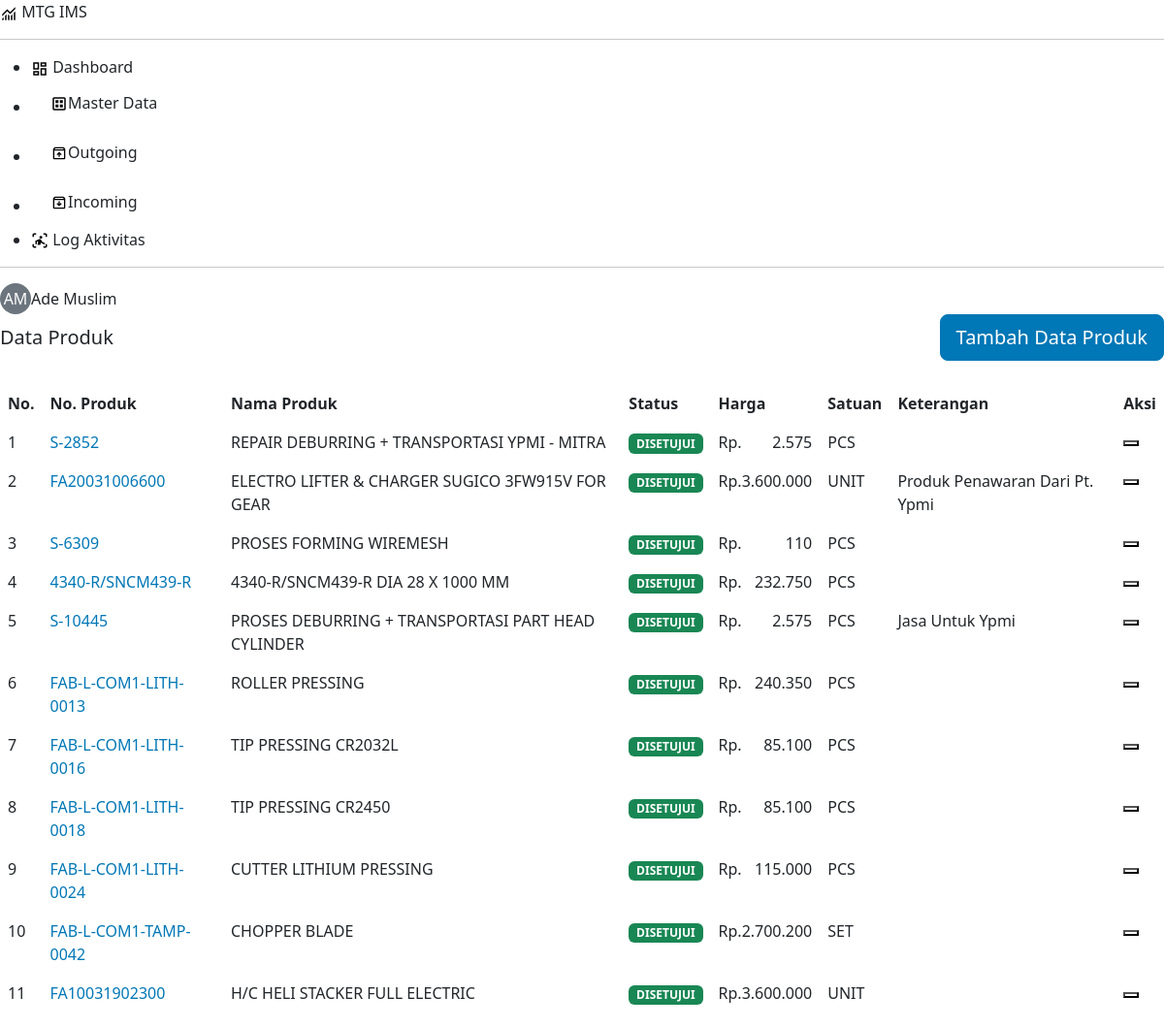
/pages/master-data/products/index.php (signed in), run on the app's committed database.
### tables this page shows
CREATE TABLE `produk` (
  `id_produk` varchar(36) NOT NULL,
  `no_produk` varchar(50) NOT NULL,
  `nama_produk` varchar(100) NOT NULL,
  `satuan` varchar(25) NOT NULL,
  `harga` int UNSIGNED NOT NULL,
  `status` enum('draft','pending','ditolak','disetujui') NOT NULL DEFAULT 'draft',
  `keterangan` varchar(255) DEFAULT NULL,
  `status_hapus` tinyint(1) NOT NULL DEFAULT '0'
);

### pages/master-data/products/index.php (the view, shortened to what this page needs)
<?php
require '../../../includes/header.php';
$data_produk = selectData('produk', 'status_hapus = 0');
?>
<div class="d-flex justify-content-between align-items-center mb-4">
  <h1 class="fs-5 m-0">Data Produk</h1>
  <button type="button" class="btn btn-primary btn-lg btn-icon btn-add" data-bs-toggle="modal"
    data-bs-target="#addModal">
    Tambah Data Produk
  </button>
</div>
<table id="example" class="table nowrap table-hover" style="width:100%">
  <thead>
    <tr>
      <th>No.</th>
      <th>No. Produk</th>
      <th>Nama Produk</th>
      <th>Status</th>
      <th>Harga</th>
      <th>Satuan</th>
      <th>Keterangan</th>
      <th>Aksi</th>
    </tr>
  </thead>
  <tbody>
    <?php if (empty($data_produk)) : ?>
    <tr>
      <td colspan="8">Tidak ada data</td>
    </tr>
    <?php else : ?>
    <?php $no = 1; ?>
    <?php foreach ($data_produk as $produk) : ?>
    <tr>
      <td class="text-start"><?= $no; ?></td>
      <td class="text-primary"><?= strtoupper($produk['no_produk']); ?></td>
      <td><?= strtoupper($produk['nama_produk']); ?></td>
      <td class="text-center">
        <?php
        $status_class = '';
        if ($produk['status'] == 'draft') {
            $status_class = 'text-bg-warning';
        } elseif ($produk['status'] == 'pending') {
            $status_class = 'text-bg-info';
        } elseif ($produk['status'] == 'ditolak') {
            $status_class = 'text-bg-danger';
        } elseif ($produk['status'] == 'disetujui') {
            $status_class = 'text-bg-success';
        }
        ?>
        <span class="badge <?= $status_class ?>"><?= strtoupper($produk['status']); ?></span>
      </td>
      <td><?= formatRupiah($produk['harga']); ?></td>
      <td><?= strtoupper($produk['satuan']); ?></td>
      <td><?= ucwords($produk['keterangan']) ?></td>
      <td>
        <div class="btn-group">
          <button type="button" class="btn-act btn-edit bg-transparent" data-bs-toggle="modal"
            data-bs-target="#editModal<?= $produk['id_produk']; ?>" title="Ubah Data"></button>
        </div>
      </td>
    </tr>
            <?php include 'edit.php'; ?>
    <?php
    $no++;
    endforeach;
    endif; ?>
  </tbody>
</table>
<?php
require '../../../includes/footer.php';
?>

### includes/function.php (shortened to what this page needs)
<?php
require_once 'config.php';
function selectData($table, $conditions = "", $order_by = "", $limit = "", $bind_params = array()) {
    global $conn;
    $sql = "SELECT * FROM $table";
    if (!empty($conditions)) {
        $sql .= " WHERE $conditions";
    }
    $stmt = mysqli_prepare($conn, $sql);
    mysqli_stmt_execute($stmt);
    $result = mysqli_stmt_get_result($stmt);
    $rows = mysqli_fetch_all($result, MYSQLI_ASSOC);
    return $rows;
}
function formatRupiah($number) {
    return '<div class="d-flex justify-content-between"><span>Rp.</span><span>' . number_format($number, 0, ',', '.') . '</span></div>';
}

### data on the page
produk: no_produk "S-2852", nama_produk "REPAIR DEBURRING + TRANSPORTASI YPMI - MITRA", status "DISETUJUI", harga "2.575", satuan "PCS"
produk: no_produk "FA20031006600", nama_produk "ELECTRO LIFTER & CHARGER SUGICO 3FW915V FOR GEAR", status "DISETUJUI", harga "3.600.000", satuan "UNIT", keterangan "Produk Penawaran Dari Pt. Ypmi"
produk: no_produk "S-6309", nama_produk "PROSES FORMING WIREMESH", status "DISETUJUI", harga "110", satuan "PCS"
produk: no_produk "4340-R/SNCM439-R", nama_produk "4340-R/SNCM439-R DIA 28 X 1000 MM", status "DISETUJUI", harga "232.750", satuan "PCS"
produk: no_produk "S-10445", nama_produk "PROSES DEBURRING + TRANSPORTASI PART HEAD CYLINDER", status "DISETUJUI", harga "2.575", satuan "PCS", keterangan "Jasa Untuk Ypmi"
produk: no_produk "FAB-L-COM1-LITH-0013", nama_produk "ROLLER PRESSING", status "DISETUJUI", harga "240.350", satuan "PCS"
produk: no_produk "FAB-L-COM1-LITH-0016", nama_produk "TIP PRESSING CR2032L", status "DISETUJUI", harga "85.100", satuan "PCS"
produk: no_produk "FAB-L-COM1-LITH-0018", nama_produk "TIP PRESSING CR2450", status "DISETUJUI", harga "85.100", satuan "PCS"
produk: no_produk "FAB-L-COM1-LITH-0024", nama_produk "CUTTER LITHIUM PRESSING", status "DISETUJUI", harga "115.000", satuan "PCS"
produk: no_produk "FAB-L-COM1-TAMP-0042", nama_produk "CHOPPER BLADE", status "DISETUJUI", harga "2.700.200", satuan "SET"
produk: no_produk "FA10031902300", nama_produk "H/C HELI STACKER FULL ELECTRIC", status "DISETUJUI", harga "3.600.000", satuan "UNIT"

### other printed values
$inisial "AM"
$nama_lengkap "Ade Muslim"
